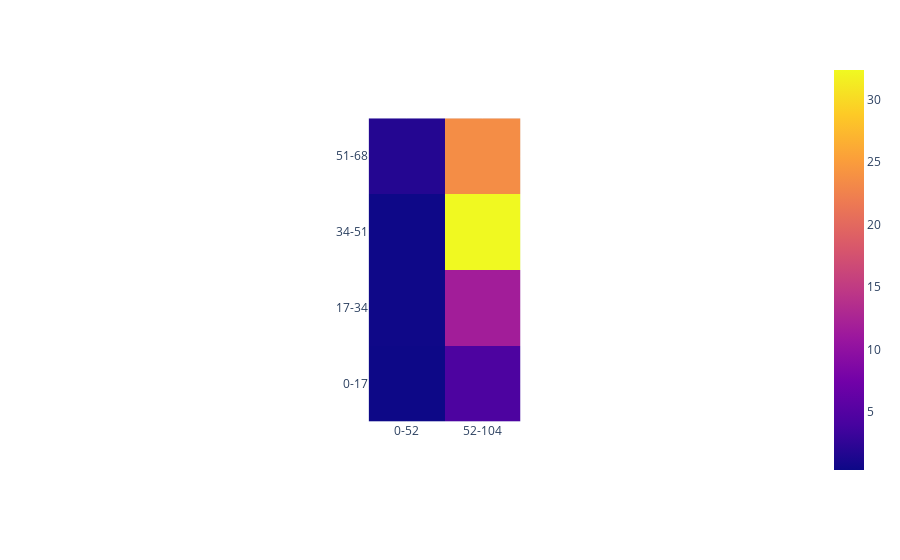

The notebook cell saved with this chart:
### Code cell
pcolorplotter(lcb_lf_regionwisevaep)

### Figure 1 — Plotly figure (JSON) as saved in the notebook; plotly's stock layout.template omitted (floating-point values rounded to 4 significant figures)
{"data": [{"coloraxis": "coloraxis", "hovertemplate": "x: %{x}<br>y: %{y}<br>color: %{z}<extra></extra>", "type": "heatmap", "x": ["0-52", "52-104"], "y": ["51-68", "34-51", "17-34", "0-17"], "z": [[1.757, 23.55], [0.4163, 32.38], [0.4457, 11.69], [0.34, 4.45]]}], "layout": {"autosize": true, "coloraxis": {"colorscale": [[0, "#0d0887"], [0.1111, "#46039f"], [0.2222, "#7201a8"], [0.3333, "#9c179e"], [0.4444, "#bd3786"], [0.5556, "#d8576b"], [0.6667, "#ed7953"], [0.7778, "#fb9f3a"], [0.8889, "#fdca26"], [1, "#f0f921"]]}, "margin": {"t": 60}, "xaxis": {"autorange": true, "constrain": "domain", "domain": [0.396, 0.604], "range": [-0.5, 1.5], "scaleanchor": "y", "type": "category"}, "yaxis": {"autorange": true, "constrain": "domain", "domain": [0, 1], "range": [3.5, -0.5], "type": "category"}}}
